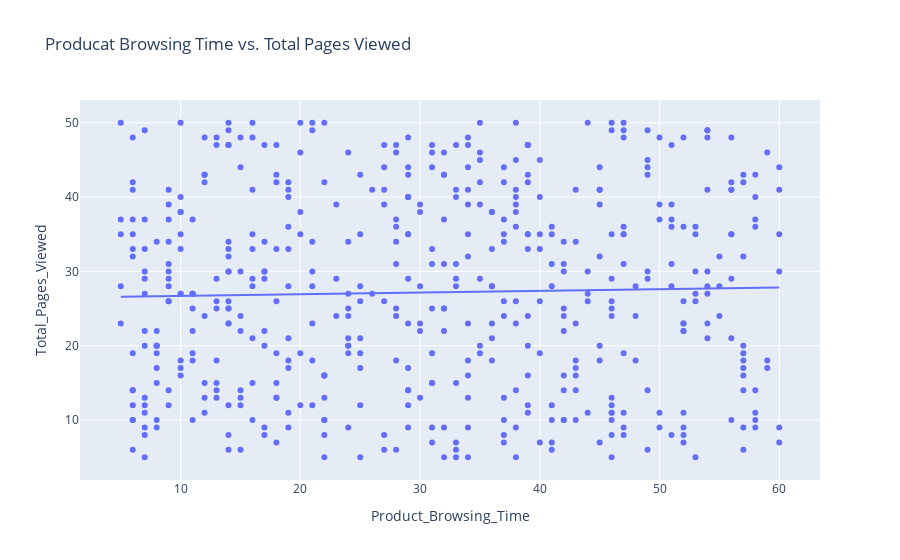

The notebook cell this image was saved under:
### Markdown cell above
- Let's have a look at the relationship between the product browsing time and the total pages viewed

### Code cell
# 'Product_Browsing_Time' vs 'Total_Pages_Viewed'ArithmeticError
fig = px.scatter(data, x='Product_Browsing_Time', y='Total_Pages_Viewed', title='Producat Browsing Time vs. Total Pages Viewed', trendline='ols')

fig.show()

pio.write_image(fig, './images/image3.png')

### Figure 1 — Plotly figure (JSON) as saved in the notebook; plotly's stock layout.template omitted (floating-point values rounded to 4 significant figures; data arrays with more than 128 entries replaced by an {"elided": "..."} marker saying what was removed)
{"data": [{"hovertemplate": "Product_Browsing_Time=%{x}<br>Total_Pages_Viewed=%{y}<extra></extra>", "legendgroup": "", "marker": {"color": "#636efa", "symbol": "circle"}, "mode": "markers", "name": "", "orientation": "v", "showlegend": false, "type": "scatter", "x": {"elided": "500 int values"}, "xaxis": "x", "y": {"elided": "500 int values"}, "yaxis": "y"}, {"hovertemplate": "<b>OLS trendline</b><br>Total_Pages_Viewed = 0.0228394 * Product_Browsing_Time + 26.4799<br>R<sup>2</sup>=0.000775<br><br>Product_Browsing_Time=%{x}<br>Total_Pages_Viewed=%{y} <b>(trend)</b><extra></extra>", "legendgroup": "", "marker": {"color": "#636efa", "symbol": "circle"}, "mode": "lines", "name": "", "showlegend": false, "type": "scatter", "x": {"elided": "500 int values"}, "xaxis": "x", "y": {"elided": "500 float values"}, "yaxis": "y"}], "layout": {"legend": {"tracegroupgap": 0}, "title": {"text": "Producat Browsing Time vs. Total Pages Viewed"}, "xaxis": {"anchor": "y", "domain": [0, 1], "title": {"text": "Product_Browsing_Time"}}, "yaxis": {"anchor": "x", "domain": [0, 1], "title": {"text": "Total_Pages_Viewed"}}}}
